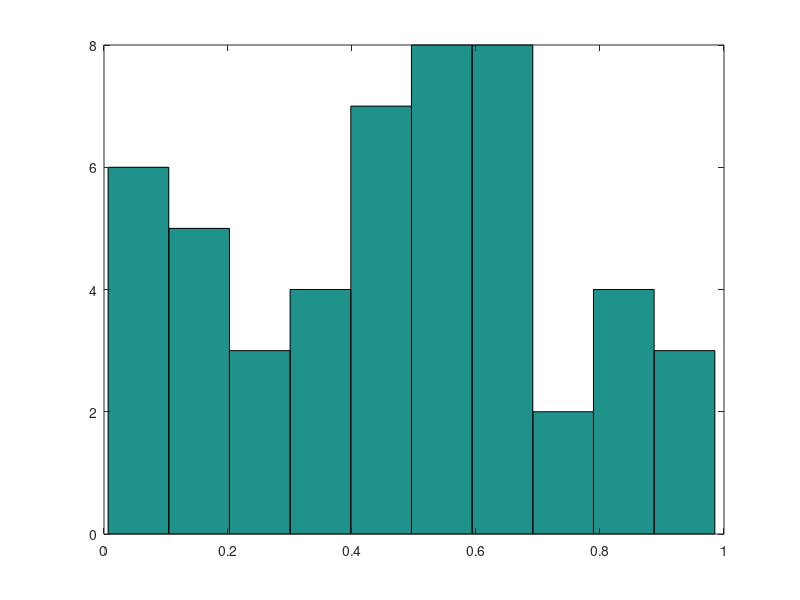
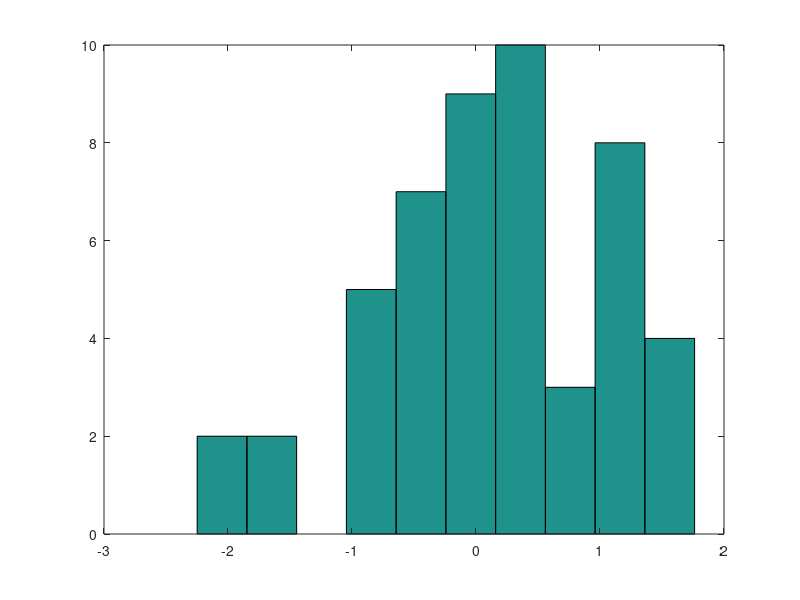

Reproduce these figures in MATLAB, in order.
% Group Project 2 
% 

rand_data = rand(1,50);
randn_data = randn(1,50);
bu_football_data = []; 
bu_football_years = [];

%% plots (3)
figure
hist(rand_data,10);

figure
hist(randn_data,10);

%% statistics (4)

rand_data_mean = mean(rand_data);
randn_data_mean = mean(randn_data);
bu_football_data = mean(bu_football_data);

rand_data_median = median(rand_data);
randn_data_median = median(randn_data);
bu_football_data_median = median(bu_football_data);

rand_data_std = std(rand_data);
randn_data_std = std(randn_data);
bu_football_data_std = std(bu_football_data);
